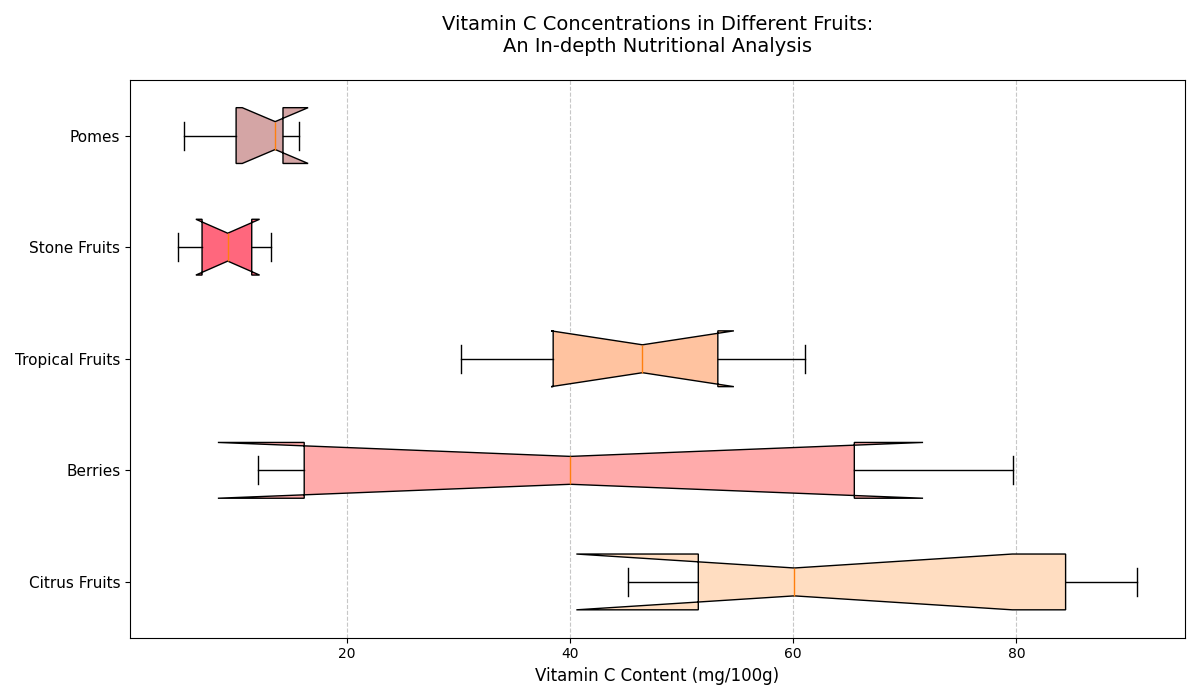

Reproduce this figure in Python.
import matplotlib.pyplot as plt

# Data: Vitamin C content (mg/100g) for different fruit groups
citrus_fruits = [53.2, 60.1, 90.8, 88.3, 80.5, 45.2, 49.8]
berries = [12.1, 58.8, 67.7, 21.3, 79.7, 14.5]
tropical_fruits = [61.1, 30.2, 36.4, 45.4, 52.4, 39.2, 55.8, 47.6]
stone_fruits = [6.6, 8.4, 10.3, 4.9, 11.9, 13.2]
pomes = [5.4, 14.3, 13.6, 10.1, 15.7]

# Compile data into a list
data = [citrus_fruits, berries, tropical_fruits, stone_fruits, pomes]
fruit_groups = ['Citrus Fruits', 'Berries', 'Tropical Fruits', 'Stone Fruits', 'Pomes']

# Create horizontal box plot
fig, ax = plt.subplots(figsize=(12, 7))
box_colors = ['#FFDDC1', '#FFABAB', '#FFC3A0', '#FF677D', '#D4A5A5']

# Plot with custom box colors and styles
bp = ax.boxplot(data, vert=False, patch_artist=True, notch=True, whis=1.5)

# Customize each box color
for patch, color in zip(bp['boxes'], box_colors):
    patch.set_facecolor(color)

# Set y-axis labels to match the fruit groups
ax.set_yticklabels(fruit_groups, fontsize=11)
ax.set_xlabel('Vitamin C Content (mg/100g)', fontsize=12)
ax.set_title('Vitamin C Concentrations in Different Fruits:\nAn In-depth Nutritional Analysis', fontsize=14, pad=20)

# Add grid for better readability
ax.xaxis.grid(True, linestyle='--', alpha=0.7)

# Adjust layout to prevent overlap and enhance clarity
plt.tight_layout()

# Show plot
plt.show()
